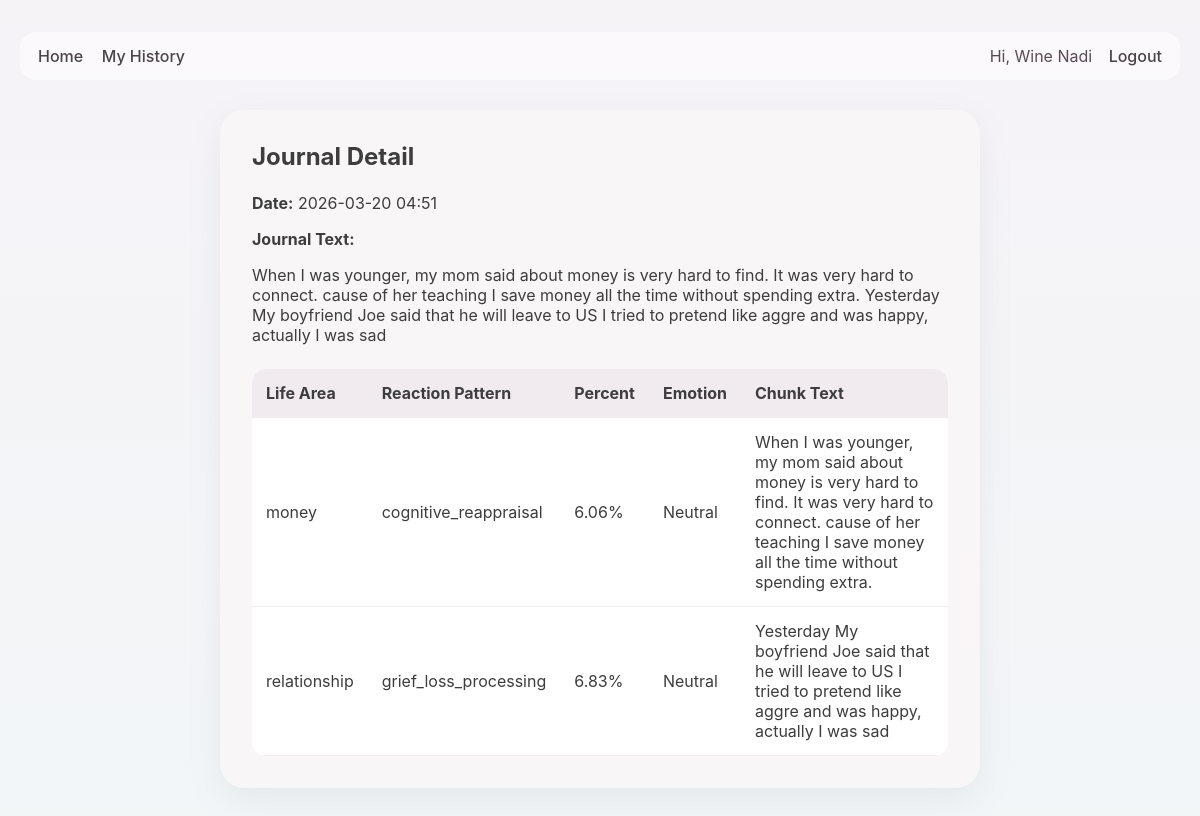
The app's page /history/8 (signed in) with its own data.
### app.py (models this page shows, shortened)
class User(UserMixin, db.Model):
    id = db.Column(db.Integer, primary_key=True)
    username = db.Column(db.String(120), unique=True, nullable=False)
    email = db.Column(db.String(150), unique=True, nullable=False)
    password_hash = db.Column(db.String(255), nullable=False)
    journals = db.relationship("JournalEntry", backref="user", lazy=True, cascade="all, delete-orphan")

class JournalEntry(db.Model):
    id = db.Column(db.Integer, primary_key=True)
    journal_text = db.Column(db.Text, nullable=False)
    created_at = db.Column(db.DateTime, default=datetime.utcnow)
    user_id = db.Column(db.Integer, db.ForeignKey("user.id"), nullable=False)
    analyses = db.relationship("JournalAnalysisRow", backref="journal", lazy=True, cascade="all, delete-orphan")

class JournalAnalysisRow(db.Model):
    id = db.Column(db.Integer, primary_key=True)
    life_area = db.Column(db.String(100), nullable=True)
    chunk_text = db.Column(db.Text, nullable=True)
    reaction_pattern = db.Column(db.String(200), nullable=True)
    percent = db.Column(db.Float, nullable=True)
    emotion = db.Column(db.String(100), nullable=True)
    journal_entry_id = db.Column(db.Integer, db.ForeignKey("journal_entry.id"), nullable=False)

### app.py (the view)
@app.route("/history/<int:entry_id>")
@login_required
def history_detail(entry_id):
    entry = JournalEntry.query.get_or_404(entry_id)
    if entry.user_id != current_user.id:
        flash("Unauthorized action.", "danger")
        return redirect(url_for("history"))
    return render_template("history_detail.html", entry=entry)

### app.py (called while the page is built)
@login_manager.user_loader
def load_user(user_id):
    return User.query.get(int(user_id))

### templates/history_detail.html
{% extends 'base.html' %}
{% block content %}
<div class="history-card">
    <h2>Journal Detail</h2>
    <p><strong>Date:</strong> {{ entry.created_at.strftime('%Y-%m-%d %H:%M') }}</p>
    <p><strong>Journal Text:</strong></p>
    <div style="margin-bottom: 24px;">{{ entry.journal_text }}</div>
    {% if entry.analyses %}
    <table class="history-table">
        <thead>
            <tr>
                <th>Life Area</th>
                <th>Reaction Pattern</th>
                <th>Percent</th>
                <th>Emotion</th>
                <th>Chunk Text</th>
            </tr>
        </thead>
        <tbody>
            {% for row in entry.analyses %}
            <tr>
                <td>{{ row.life_area }}</td>
                <td>{{ row.reaction_pattern }}</td>
                <td>{{ row.percent }}%</td>
                <td>{{ row.emotion }}</td>
                <td>{{ row.chunk_text }}</td>
            </tr>
            {% endfor %}
        </tbody>
    </table>
    {% endif %}
</div>
{% endblock %}

### templates/base.html (shortened to what this page needs)
<!DOCTYPE html>
<html lang="en">
<head>
    <link rel="stylesheet" href="{{ url_for('static', filename='css/style.css') }}">
</head>
<body>
    <div class="page-shell">
        <nav class="top-nav">
            <div class="nav-left">
                <a href="{{ url_for('index') }}">Home</a>
                {% if current_user.is_authenticated %}
                    <a href="{{ url_for('history') }}">My History</a>
                {% endif %}
            </div>
            <div class="nav-right">
                {% if current_user.is_authenticated %}
                    <span class="welcome-text">Hi, {{ current_user.username }}</span>
                    <a href="{{ url_for('logout') }}">Logout</a>
                {% else %}
                    <a href="{{ url_for('login') }}">Login</a>
                    <a href="{{ url_for('register') }}">Register</a>
                {% endif %}
            </div>
        </nav>
        {% block content %}{% endblock %}
    </div>
</body>
</html>

### static/css/style.css (style rules this page uses)
* { box-sizing: border-box; }
body { margin: 0; padding: 0; font-family: "Inter", "Segoe UI", Arial, sans-serif; background: linear-gradient(180deg, #f6f3f7 0%, #f2f6f7 100%); color: #3d3d3d; }
.page-shell { max-width: 1200px; margin: 0 auto; padding: 20px; }
.top-nav { display: flex; justify-content: space-between; align-items: center; margin: 12px 0 24px; padding: 14px 18px; border-radius: 16px; background: rgba(255, 255, 255, 0.55); }
.top-nav a { text-decoration: none; margin-right: 14px; color: #4b4348; font-weight: 500; }
.top-nav a:last-child { margin-right: 0; }
.welcome-text { margin-right: 12px; color: #5b4a55; }
.auth-card, .history-card { max-width: 760px; margin: 30px auto; background: #f8f6f7; padding: 32px; border-radius: 24px; box-shadow: 0 12px 35px rgba(110, 118, 130, 0.10); }
.auth-card h2, .history-card h2 { margin-top: 0; margin-bottom: 22px; }
.history-table { width: 100%; border-collapse: collapse; background: white; border-radius: 14px; overflow: hidden; }
.history-table th, .history-table td { text-align: left; padding: 14px; border-bottom: 1px solid #eee; }
.history-table th { background: #f1ebef; }

### records on screen
User: username "Wine Nadi"
JournalEntry: created_at "2026-03-20 04:51", journal_text "When I was younger, my mom said about money is very hard to find. It was very hard to connect. cause of her teaching I save money all the time without spending extra. Yesterday My boyfriend Joe said that he will leave to US I tried to pretend like aggre and was happy, actually I was sad"
JournalAnalysisRow: life_area "money", reaction_pattern "cognitive_reappraisal", percent "6.06", emotion "Neutral", chunk_text "When I was younger, my mom said about money is very hard to find. It was very hard to connect. cause of her teaching I save money all the time without spending extra."
JournalAnalysisRow: life_area "relationship", reaction_pattern "grief_loss_processing", percent "6.83", emotion "Neutral", chunk_text "Yesterday My boyfriend Joe said that he will leave to US I tried to pretend like aggre and was happy, actually I was sad"
